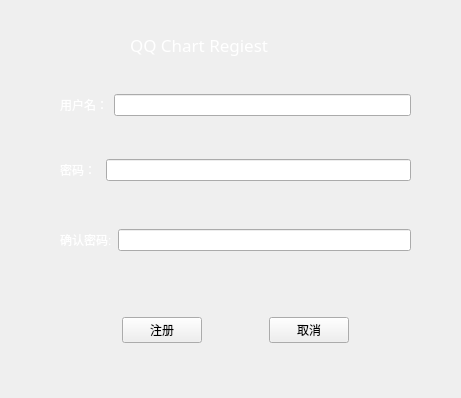
<?xml version="1.0" encoding="UTF-8"?>
<ui version="4.0">
 <class>regedit</class>
 <widget class="QWidget" name="regedit">
  <property name="geometry">
   <rect>
    <x>0</x>
    <y>0</y>
    <width>461</width>
    <height>398</height>
   </rect>
  </property>
  <property name="windowTitle">
   <string>Form</string>
  </property>
  <widget class="QWidget" name="horizontalLayoutWidget">
   <property name="geometry">
    <rect>
     <x>60</x>
     <y>80</y>
     <width>351</width>
     <height>51</height>
    </rect>
   </property>
   <layout class="QHBoxLayout" name="horizontalLayout">
    <item>
     <widget class="QLabel" name="label">
      <property name="text">
       <string>&lt;html&gt;&lt;head/&gt;&lt;body&gt;&lt;p&gt;&lt;span style=&quot; color:#ffffff;&quot;&gt;用户名：&lt;/span&gt;&lt;/p&gt;&lt;/body&gt;&lt;/html&gt;</string>
      </property>
     </widget>
    </item>
    <item>
     <widget class="QLineEdit" name="usernameline"/>
    </item>
   </layout>
  </widget>
  <widget class="QWidget" name="horizontalLayoutWidget_3">
   <property name="geometry">
    <rect>
     <x>60</x>
     <y>210</y>
     <width>351</width>
     <height>61</height>
    </rect>
   </property>
   <layout class="QHBoxLayout" name="horizontalLayout_3">
    <item>
     <widget class="QLabel" name="label_3">
      <property name="text">
       <string>&lt;html&gt;&lt;head/&gt;&lt;body&gt;&lt;p&gt;&lt;span style=&quot; color:#ffffff;&quot;&gt;确认密码:&lt;/span&gt;&lt;/p&gt;&lt;/body&gt;&lt;/html&gt;</string>
      </property>
     </widget>
    </item>
    <item>
     <widget class="QLineEdit" name="cpasswordline"/>
    </item>
   </layout>
  </widget>
  <widget class="QLabel" name="label_4">
   <property name="geometry">
    <rect>
     <x>130</x>
     <y>30</y>
     <width>201</width>
     <height>31</height>
    </rect>
   </property>
   <property name="font">
    <font>
     <family>微软雅黑</family>
     <pointsize>13</pointsize>
    </font>
   </property>
   <property name="text">
    <string>&lt;html&gt;&lt;head/&gt;&lt;body&gt;&lt;p&gt;&lt;span style=&quot; color:#ffffff;&quot;&gt;QQ Chart Regiest&lt;/span&gt;&lt;/p&gt;&lt;/body&gt;&lt;/html&gt;</string>
   </property>
  </widget>
  <widget class="QWidget" name="horizontalLayoutWidget_4">
   <property name="geometry">
    <rect>
     <x>60</x>
     <y>290</y>
     <width>351</width>
     <height>80</height>
    </rect>
   </property>
   <layout class="QHBoxLayout" name="horizontalLayout_4">
    <item>
     <spacer name="horizontalSpacer_2">
      <property name="orientation">
       <enum>Qt::Horizontal</enum>
      </property>
      <property name="sizeHint" stdset="0">
       <size>
        <width>40</width>
        <height>20</height>
       </size>
      </property>
     </spacer>
    </item>
    <item>
     <widget class="QPushButton" name="regeditbutton">
      <property name="text">
       <string>注册</string>
      </property>
     </widget>
    </item>
    <item>
     <spacer name="horizontalSpacer">
      <property name="orientation">
       <enum>Qt::Horizontal</enum>
      </property>
      <property name="sizeHint" stdset="0">
       <size>
        <width>40</width>
        <height>20</height>
       </size>
      </property>
     </spacer>
    </item>
    <item>
     <widget class="QPushButton" name="cancelbutton">
      <property name="text">
       <string>取消</string>
      </property>
     </widget>
    </item>
    <item>
     <spacer name="horizontalSpacer_3">
      <property name="orientation">
       <enum>Qt::Horizontal</enum>
      </property>
      <property name="sizeHint" stdset="0">
       <size>
        <width>40</width>
        <height>20</height>
       </size>
      </property>
     </spacer>
    </item>
   </layout>
  </widget>
  <widget class="QWidget" name="horizontalLayoutWidget_2">
   <property name="geometry">
    <rect>
     <x>60</x>
     <y>140</y>
     <width>351</width>
     <height>61</height>
    </rect>
   </property>
   <layout class="QHBoxLayout" name="horizontalLayout_2">
    <item>
     <widget class="QLabel" name="label_2">
      <property name="font">
       <font>
        <family>微软雅黑</family>
       </font>
      </property>
      <property name="text">
       <string>&lt;html&gt;&lt;head/&gt;&lt;body&gt;&lt;p&gt;&lt;span style=&quot; color:#ffffff;&quot;&gt;  密码： &lt;/span&gt;&lt;/p&gt;&lt;/body&gt;&lt;/html&gt;</string>
      </property>
     </widget>
    </item>
    <item>
     <widget class="QLineEdit" name="passwordline"/>
    </item>
   </layout>
  </widget>
 </widget>
 <resources/>
 <connections/>
</ui>
